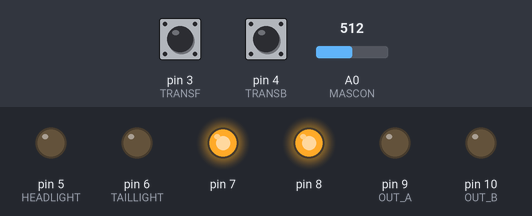
The sketch below on a simulated Arduino Uno, built with avr-gcc and run on an emulated ATmega328P. Shown: output pins drawn as LEDs (lit = HIGH). The inputs (shaded band) are chosen by the test bench; at power-on: pin 3 (TRANSF) HIGH, pin 4 (TRANSB) HIGH, A0 (MASCON) = 512.

Above: at 1.2 s.
1.3 s: pin 3 (TRANSF) pulled LOW for 0.15 s
At 1.37 s:
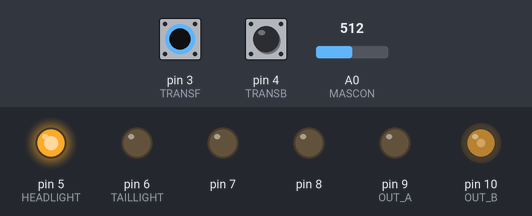
2.9 s: pin 4 (TRANSB) pulled LOW for 0.15 s
At 2.97 s:
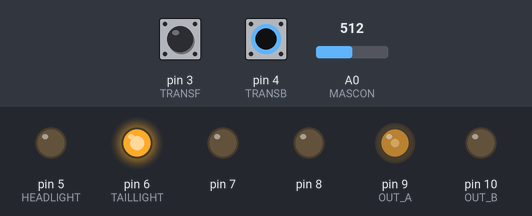
4.5 s: pin 3 (TRANSF) pulled LOW for 1 s
At 6.5 s:
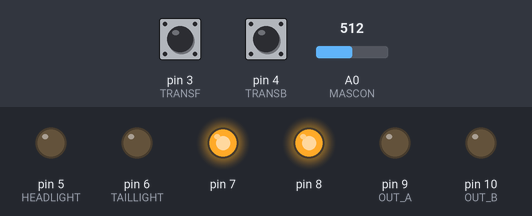
7.0 s: pin 3 (TRANSF) pulled LOW for 3.2 s
At 7.6 s:
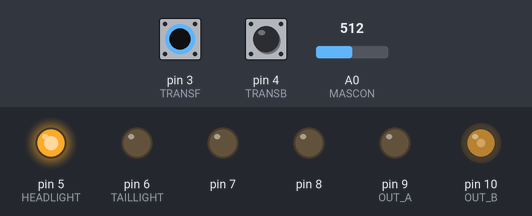
11.7 s: pin 4 (TRANSB) pulled LOW for 3.2 s
At 12.4 s:
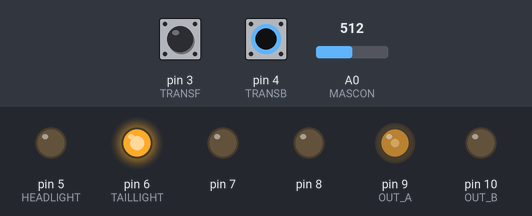
16.4 s: pin 3 (TRANSF) driven LOW and pin 4 (TRANSB) driven LOW
At 17.1 s:
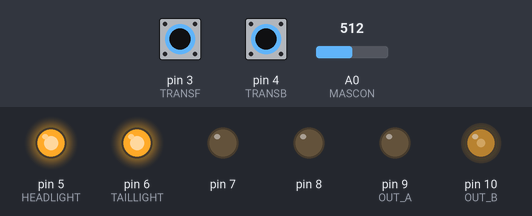
Timing chart, 0 to 18.9 s (numbered marks = the images above; inputs shaded):
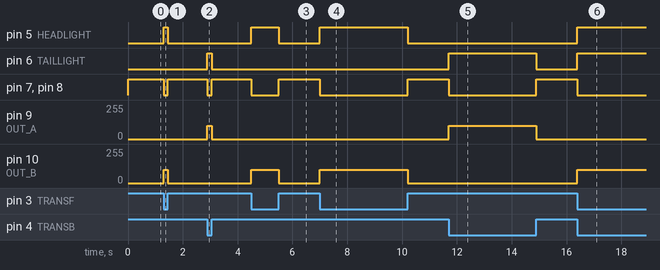

Measured:
- after the input at 1.3 s, pin 5 (HEADLIGHT): LOW → HIGH at once, → LOW 0.15 s later; pin 7, pin 8: HIGH → LOW at once, → HIGH 0.15 s later; pin 10 (OUT_B): 0/255 → 100/255 at once, → 0/255 0.15 s later
- after the input at 2.9 s, pin 6 (TAILLIGHT): LOW → HIGH at once, → LOW 0.15 s later; pin 7, pin 8: HIGH → LOW at once, → HIGH 0.15 s later; pin 9 (OUT_A): 0/255 → 100/255 at once, → 0/255 0.15 s later
- after the input at 4.5 s, pin 5 (HEADLIGHT): LOW → HIGH at once, → LOW 1.0 s later; pin 7, pin 8: HIGH → LOW at once, → HIGH 1.0 s later; pin 10 (OUT_B): 0/255 → 100/255 at once, → 0/255 1.0 s later
- after the input at 7.0 s, pin 5 (HEADLIGHT): LOW → HIGH at once, → LOW 3.2 s later; pin 7, pin 8: HIGH → LOW at once, → HIGH 3.2 s later; pin 10 (OUT_B): 0/255 → 100/255 at once, → 0/255 3.2 s later
- after the input at 11.7 s, pin 6 (TAILLIGHT): LOW → HIGH at once, → LOW 3.2 s later; pin 7, pin 8: HIGH → LOW at once, → HIGH 3.2 s later; pin 9 (OUT_A): 0/255 → 100/255 at once, → 0/255 3.2 s later
- after the input at 16.4 s, pin 5 (HEADLIGHT), pin 6 (TAILLIGHT): LOW → HIGH at once; pin 7, pin 8: HIGH → LOW at once; pin 10 (OUT_B): 0/255 → 100/255 at once

The sketch:

FullN_loco_prog.ino
```cpp
/* Monoken_loco powered by ANCT Roboken
 * 参考: nekolab, ロボ研の技術の粋
 *
 * 論理
 * OUT_A = LOW  OUT_B = LOW  SHUTDOWN = LOW  ローサイドブレーキ
 * OUT_A = LOW  OUT_B = HIGH SHUTDOWN = LOW  正転
 * OUT_A = HIGH OUT_B = LOW  SHUTDOWN = LOW  逆転
 * OUT_A,OUT_B = Don't care  SHUTDOWN = HIGH 惰性走行
 * Shutdownは2系統で、2台のモータのどちらかまたはどちらもを惰性走行させることが可能
 */
#define TRANSF 3
#define TRANSB 4
#define HEADLIGHT 5
#define TAILLIGHT 6
#define SHUTDOWN1 7
#define SHUTDOWN2 8
#define OUT_A 9
#define OUT_B 10
#define MASCON 0

#define SHUTDOWN_ENABLE(n) digitalWrite(n, HIGH)
#define SHUTDOWN_DISABLE(n) digitalWrite(n, LOW)

void setup() {
  // データの方向を設定
  pinMode(TRANSF, INPUT_PULLUP);
  pinMode(TRANSB, INPUT_PULLUP);
  for(int i=HEADLIGHT;i<=SHUTDOWN2;++i)
    pinMode(i, OUTPUT);

  // ピンの初期化
  analogWrite(OUT_A, 0);
  analogWrite(OUT_B, 0);
  for(int i=HEADLIGHT;i<=SHUTDOWN2;++i)
    digitalWrite(i, LOW);
    // 初期状態は(ローサイド)ブレーキ
}

void loop() {
  // 出力を計算
  int mascon = analogRead(MASCON);
  byte throttle = mascon > 10 ? (int)(mascon / 1023.0 * 200) : 0;
  // スロットルの最大値は200程度にしておく(ICの仕様)

  // 速度制御
  byte a = 0, b = 0;
  if (throttle == 0){
    // 惰性走行
    SHUTDOWN_ENABLE(SHUTDOWN1);
    SHUTDOWN_ENABLE(SHUTDOWN2);
  } else if (digitalRead(TRANSF) == LOW){
    // 正転PWM走行
    SHUTDOWN_DISABLE(SHUTDOWN1);
    SHUTDOWN_DISABLE(SHUTDOWN2);
    a = 0; b = throttle;
  } else if (digitalRead(TRANSB) == LOW){
    // 逆転PWM走行
    SHUTDOWN_DISABLE(SHUTDOWN1);
    SHUTDOWN_DISABLE(SHUTDOWN2);
    a = throttle; b = 0;
  } else {
    // 中立時、惰性走行
    SHUTDOWN_ENABLE(SHUTDOWN1);
    SHUTDOWN_ENABLE(SHUTDOWN2);
  }
  analogWrite(OUT_A, a);
  analogWrite(OUT_B, b);

  // ライト制御
  digitalWrite(HEADLIGHT, !digitalRead(TRANSF));
  digitalWrite(TAILLIGHT, !digitalRead(TRANSB));
}
```
